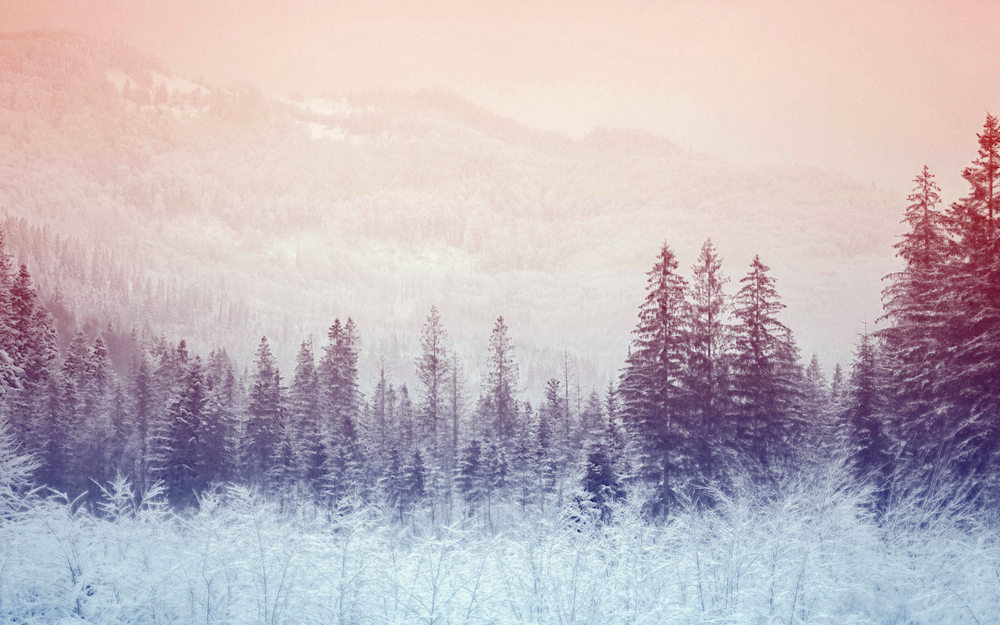
#> input picture K_Means_Clustering_Python/test_image.png, 1000 x 625 px
$ python k_means_parallel.py
#> lines starting #> are read from the running program, lines starting #| are printed output that depends on the picture
#> in main, input_image is the input picture: shape (625, 1000, 3); mean B, G, R 188.7, 182.5, 193.5
import numpy as np
import cv2 as cv
import time


def K_Means(image, K):
#> called with K = 5
    if len(image.shape) < 3:
        Z = image.reshape((-1, 1))
    elif len(image.shape) == 3:
        Z = image.reshape((-1, 3))

    # convert to np.float32
    Z = np.float32(Z)

    # define criteria, number of clusters(K) and apply kmeans()
    criteria = (cv.TERM_CRITERIA_EPS + cv.TERM_CRITERIA_MAX_ITER, 10, 1.0)
    ret, label, center = cv.kmeans(Z, K, None, criteria, 10, cv.KMEANS_RANDOM_CENTERS)
#> ret = 355192649.2; center = [[205.5, 214.4, 233.3], [177, 159.8, 164.6], [141.8, 113.4, 128.7], [217.4, 205.8, 190], [105.7, 69.09, 97.67]]

    # Now convert back into unit8, and make original image
    center = np.uint8(center)
#> center = [[205, 214, 233], [176, 159, 164], [141, 113, 128], [217, 205, 190], [105, 69, 97]]
    res = center[label.flatten()]
    clustered_image = res.reshape(image.shape)
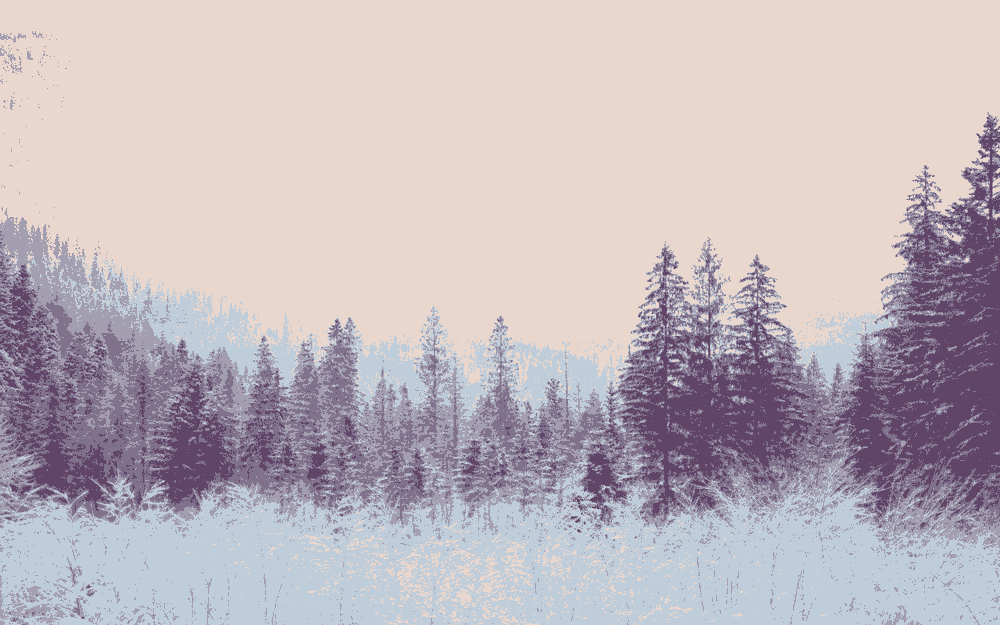
#> clustered_image: shape (625, 1000, 3); mean B, G, R 188.1, 182, 193.1

    return clustered_image


def main():
    start = time.time()
    input_image = cv.imread("test_image.png")
    # displaying input image
    # cv.imshow("input_image", input_image)
    # cv.waitKey(0)

    # n = int(input('Enter the cluster: '))
    clusters = 5
    clustered_image = K_Means(input_image, clusters)
    # displaying output image
    end = time.time()
    print(f'Calculator time parallel from start to end in: {end - start}')
    # cv.imshow("output_image", clustered_image)
    # cv.waitKey(0)

    cv.imwrite("cluster_image_parallel.png", clustered_image)


if __name__ == '__main__':
    main()
